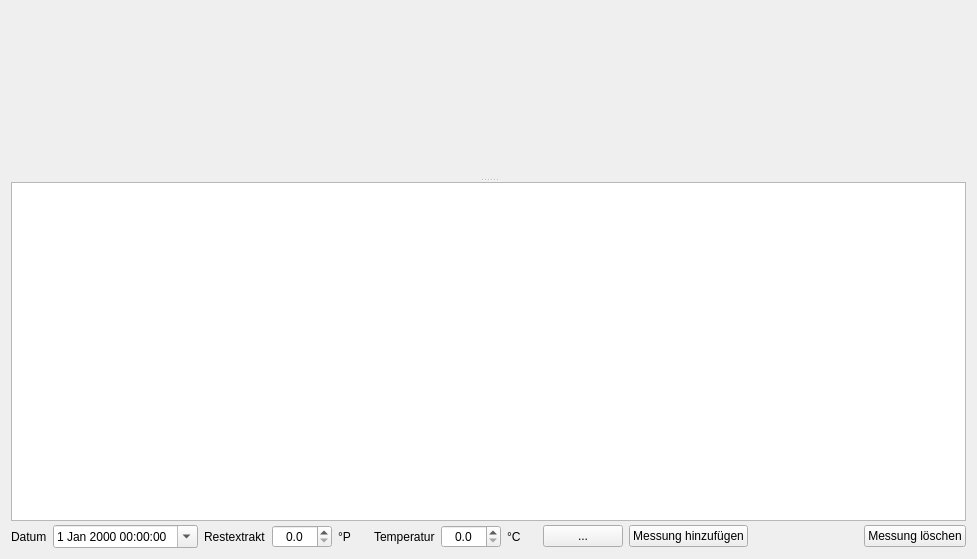
     <widget class="QWidget" name="pageSchnellgaerung">
      <property name="geometry">
       <rect>
        <x>0</x>
        <y>0</y>
        <width>977</width>
        <height>559</height>
       </rect>
      </property>
      <property name="toolTip">
       <string>&lt;html&gt;&lt;head/&gt;&lt;body&gt;&lt;p&gt;Dies ist das Feld für die Messungen der &lt;span style=&quot; font-weight:600;&quot;&gt;Schnellgärprobe&lt;/span&gt;.&lt;/p&gt;&lt;p&gt;Die Schnellgärprobe dient zum einen zur Bestimmung des Abfüllzeitpunktes beim Grünschlauchen und zum anderen zur Bestimmung der Zucker- oder Speisegabe zur Nachgärung wie der Hefeaktivität allgemein.&lt;/p&gt;&lt;p&gt;Die jeweils letzte Messung wird im Tab Braudaten bei aktivierter Schnellgärprobe in den Felder für den Endvergärungsgrad und den Alkoholgehalt, im Tab Abfülldaten im Feld Sudhausausbeute übernommen.&lt;/p&gt;&lt;p&gt;Ist die Schnellgärprobe aktiv, werden ihre Werte im Kleinen Brauhelfer vor der Hauptgärung bevorzugt. Damit ermöglicht sie Prognosen über den Gärverlauf.&lt;/p&gt;&lt;/body&gt;&lt;/html&gt;</string>
      </property>
      <attribute name="label">
       <string>Schnellgärprobe</string>
      </attribute>
      <layout class="QVBoxLayout" name="verticalLayout_3">
       <property name="spacing">
        <number>4</number>
       </property>
       <item>
        <widget class="QSplitter" name="splitterSchnellgaerung">
         <property name="orientation">
          <enum>Qt::Vertical</enum>
         </property>
         <widget class="WdgDiagramView" name="widget_DiaSchnellgaerverlauf" native="true">
          <property name="minimumSize">
           <size>
            <width>0</width>
            <height>100</height>
           </size>
          </property>
         </widget>
         <widget class="QWidget" name="verticalLayoutWidget">
          <layout class="QVBoxLayout" name="verticalLayout_2">
           <property name="spacing">
            <number>4</number>
           </property>
           <item>
            <widget class="TableView" name="tableWidget_Schnellgaerverlauf">
             <property name="alternatingRowColors">
              <bool>true</bool>
             </property>
             <property name="selectionBehavior">
              <enum>QAbstractItemView::SelectRows</enum>
             </property>
             <attribute name="verticalHeaderVisible">
              <bool>false</bool>
             </attribute>
            </widget>
           </item>
           <item>
            <widget class="QWidget" name="wdgEditSchnellgaerung" native="true">
             <layout class="QHBoxLayout" name="horizontalLayout_94">
              <property name="leftMargin">
               <number>0</number>
              </property>
              <property name="topMargin">
               <number>0</number>
              </property>
              <property name="rightMargin">
               <number>0</number>
              </property>
              <property name="bottomMargin">
               <number>0</number>
              </property>
              <item>
               <widget class="QLabel" name="label_30">
                <property name="text">
                 <string>Datum</string>
                </property>
               </widget>
              </item>
              <item>
               <widget class="DateTimeEdit" name="tbDatumSchnellgaerprobe">
                <property name="toolTip">
                 <string>&lt;html&gt;&lt;head/&gt;&lt;body&gt;&lt;p&gt;Hier wird &lt;span style=&quot; font-weight:600;&quot;&gt;Datum&lt;/span&gt; und &lt;span style=&quot; font-weight:600;&quot;&gt;Uhrzeit&lt;/span&gt; der Schnellgärprobe eingetragen.&lt;/p&gt;&lt;p&gt;So keine manuelle Eingabe erfolgt, übernimmt der Kleine Brauhelfer die Computerzeit.&lt;/p&gt;&lt;p&gt;Über den Pfeil rechts kann die Kalenderfunktion aktiviert werden.&lt;/p&gt;&lt;/body&gt;&lt;/html&gt;</string>
                </property>
                <property name="calendarPopup">
                 <bool>true</bool>
                </property>
               </widget>
              </item>
              <item>
               <widget class="QLabel" name="label_27">
                <property name="text">
                 <string>Restextrakt</string>
                </property>
               </widget>
              </item>
              <item>
               <widget class="DoubleSpinBox" name="tbSWSchnellgaerprobe">
                <property name="minimumSize">
                 <size>
                  <width>60</width>
                  <height>0</height>
                 </size>
                </property>
                <property name="toolTip">
                 <string>&lt;html&gt;&lt;head/&gt;&lt;body&gt;&lt;p&gt;Hier wird der alkoholkorrigierte &lt;span style=&quot; font-weight:600;&quot;&gt;Restextrakt&lt;/span&gt; der &lt;span style=&quot; font-weight:600;&quot;&gt;Schnellgärung&lt;/span&gt; eingegeben. Ist der korrigierte Wert unbekannt, empfiehlt es sich den Button rechts zu nutzen.&lt;/p&gt;&lt;p&gt;Die Korrektur der alkoholbedingten Abweichung lässt sich mit Formeln wie der des US-Amerikaners Sean Terrill auch manuell berechnen. Die Fachliteratur und die Theorieteile von Rezeptesammlungen tauchen hier tief in die Materie ein.&lt;/p&gt;&lt;p&gt;&lt;span style=&quot; font-weight:600; color:#fc0107;&quot;&gt;Achtung:&lt;/span&gt; Auf alle Fälle ist im Feld Restextrakt &lt;span style=&quot; font-weight:600;&quot;&gt;nicht direkt&lt;/span&gt; der Wert der Bierspindel einzutragen oder die auf Plato umgerechnete Messung des Refraktometers. Dies führte zu erheblichen Messfehlern und Fehlinterpretationen.&lt;/p&gt;&lt;/body&gt;&lt;/html&gt;</string>
                </property>
                <property name="alignment">
                 <set>Qt::AlignCenter</set>
                </property>
                <property name="decimals">
                 <number>1</number>
                </property>
                <property name="singleStep">
                 <double>0.100000000000000</double>
                </property>
               </widget>
              </item>
              <item>
               <widget class="QLabel" name="label">
                <property name="minimumSize">
                 <size>
                  <width>30</width>
                  <height>0</height>
                 </size>
                </property>
                <property name="maximumSize">
                 <size>
                  <width>30</width>
                  <height>16777215</height>
                 </size>
                </property>
                <property name="text">
                 <string>°P</string>
                </property>
               </widget>
              </item>
              <item>
               <widget class="QLabel" name="label_162">
                <property name="text">
                 <string>Temperatur</string>
                </property>
               </widget>
              </item>
              <item>
               <widget class="DoubleSpinBox" name="tbTempSchnellgaerprobe">
                <property name="minimumSize">
                 <size>
                  <width>60</width>
                  <height>0</height>
                 </size>
                </property>
                <property name="toolTip">
                 <string>&lt;html&gt;&lt;head/&gt;&lt;body&gt;&lt;p&gt;Hier wird die &lt;span style=&quot; font-weight:600;&quot;&gt;Temperatur&lt;/span&gt; in Gefäss der Schnellgärprobe angegeben.&lt;/p&gt;&lt;p&gt;Die Temperatur der Schnellgärprobe soll grundsätzlich immer über der Temperatur der Hauptgärung liegen. Nur so vergärt die Probe schneller und der Abfüllzeitpunkt, wichtig vor allem beim Grünschlauchen, kann bestimmt werden.&lt;/p&gt;&lt;/body&gt;&lt;/html&gt;</string>
                </property>
                <property name="alignment">
                 <set>Qt::AlignCenter</set>
                </property>
                <property name="decimals">
                 <number>1</number>
                </property>
                <property name="singleStep">
                 <double>0.100000000000000</double>
                </property>
               </widget>
              </item>
              <item>
               <widget class="QLabel" name="label_2">
                <property name="minimumSize">
                 <size>
                  <width>30</width>
                  <height>0</height>
                 </size>
                </property>
                <property name="maximumSize">
                 <size>
                  <width>30</width>
                  <height>16777215</height>
                 </size>
                </property>
                <property name="text">
                 <string>°C</string>
                </property>
               </widget>
              </item>
              <item>
               <widget class="QPushButton" name="btnSWSchnellgaerverlauf">
                <property name="toolTip">
                 <string>&lt;html&gt;&lt;head/&gt;&lt;body&gt;&lt;p&gt;Über diesen Button &lt;span style=&quot; font-weight:600;&quot;&gt;korrigiert&lt;/span&gt; der Kleine Brauhelfer &lt;span style=&quot; font-weight:600;&quot;&gt;Messfehler&lt;/span&gt; von Bierspindel und Refraktometer und berechnet den korrekten Restextrakt anhand der aktuell gemessenen Temperatur.&lt;/p&gt;&lt;p&gt;Bei Messung des Extraktgehalts eines alkoholhaltigen Jungbiers mit dem Refraktometer wird der Wert durch den Alkohol verfälscht. Wenn die ursprüngliche Stammwürze bekannt ist, kann man diesen Fehler korrigieren.&lt;/p&gt;&lt;p&gt;Zur Beachtung: Eine höhere Temperatur im Gärgefäß im Vergleich zur Außentemperatur ist während größerer Hefeaktivität um 1°C bis 2°C durchaus üblich.&lt;/p&gt;&lt;/body&gt;&lt;/html&gt;</string>
                </property>
                <property name="text">
                 <string notr="true">...</string>
                </property>
               </widget>
              </item>
              <item>
               <widget class="QPushButton" name="btnAddSchnellgaerMessung">
                <property name="toolTip">
                 <string>&lt;html&gt;&lt;head/&gt;&lt;body&gt;&lt;p&gt;Hiermit werden die in den Felder Datum, Restextrakt und Temperatur eingegebenen Werte einer &lt;span style=&quot; font-weight:600;&quot;&gt;Schnellgärprobe &lt;/span&gt;als neue &lt;span style=&quot; font-weight:600;&quot;&gt;Messung&lt;/span&gt; in die Tabelle aufgenommen.&lt;/p&gt;&lt;/body&gt;&lt;/html&gt;</string>
                </property>
                <property name="text">
                 <string>Messung hinzufügen</string>
                </property>
               </widget>
              </item>
              <item>
               <spacer name="horizontalSpacer_67">
                <property name="orientation">
                 <enum>Qt::Horizontal</enum>
                </property>
                <property name="sizeHint" stdset="0">
                 <size>
                  <width>18</width>
                  <height>20</height>
                 </size>
                </property>
               </spacer>
              </item>
              <item>
               <widget class="QPushButton" name="btnDelSchnellgaerMessung">
                <property name="toolTip">
                 <string>&lt;html&gt;&lt;head/&gt;&lt;body&gt;&lt;p&gt;Hier wird eine &lt;span style=&quot; font-weight:600;&quot;&gt;Messung &lt;/span&gt;einer &lt;span style=&quot; font-weight:600;&quot;&gt;Schnellgärprobe gelöscht&lt;/span&gt;. Sie muss dazu markiert sein.&lt;/p&gt;&lt;/body&gt;&lt;/html&gt;</string>
                </property>
                <property name="text">
                 <string>Messung löschen</string>
                </property>
               </widget>
              </item>
             </layout>
            </widget>
           </item>
          </layout>
         </widget>
        </widget>
       </item>
      </layout>
     </widget>
